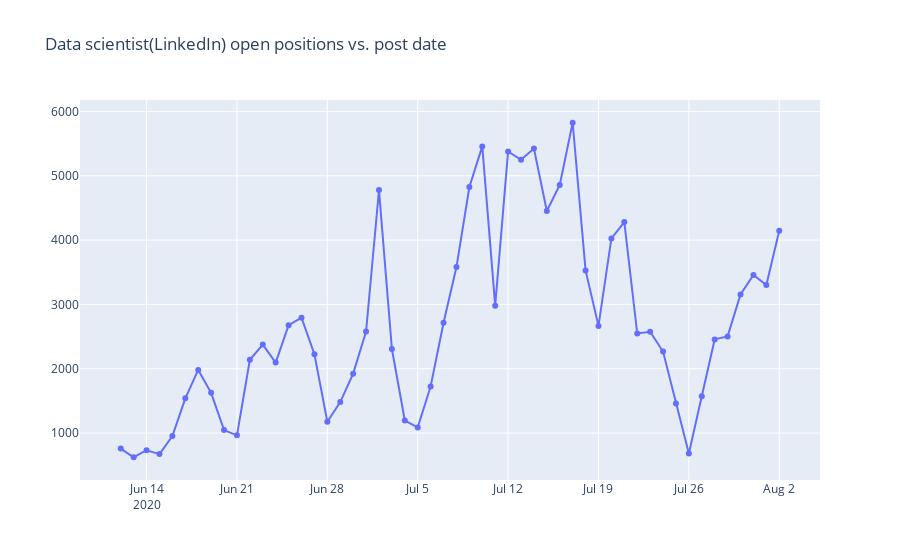

Notebook source saved alongside this figure:
### Code cell
fig = go.Figure()

fig.add_trace(go.Scatter(x=df_date_linkedin_trunc.index, y=df_date_linkedin_trunc['Jobnums'], mode='lines+markers'))

fig.update_layout(title='Data scientist(LinkedIn) open positions vs. post date')
fig.show()
